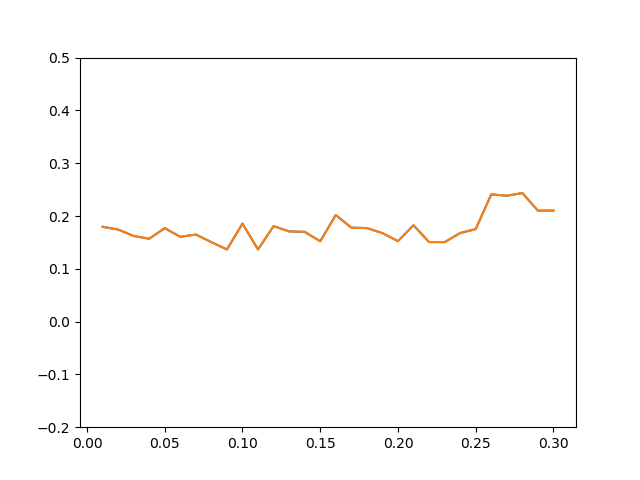

The Python source for this figure:
import AgnosticZooming as az
import matplotlib.pyplot as plt
import numpy as np

T = 5000
## Run for diff phi 

avg_utility = []
granularity = 30
PHI = [0.01*i for i in range(1,granularity + 1)]
for iteration, phi in enumerate(PHI):
    acc_utility = []
    for _ in range(100):
        utility = az.agnostic_zooming(phi,T)
        acc_utility.append(sum(utility)/len(utility))
    exp_utility = sum(acc_utility)/len(acc_utility)
    if iteration % 10 == 0: 
        print("We have run {0} iterations({1:.0%})".format(iteration, iteration / granularity))  
    avg_utility.append(exp_utility)

fig = plt.figure()
l = plt.plot(PHI, avg_utility)
plt.ylim(-0.2, 0.5)
plt.plot(PHI, avg_utility)
plt.show()
#fig.savefig('two_type.jpg')

"""
phi = 0.02
acc_utility = np.zeros(T)
for _ in range(100):
    utility = az.agnostic_zooming(phi,T)
    acc_utility += np.array(utility)
avg_utility = np.array(acc_utility)/100

fig = plt.figure()
l = plt.plot([i for i in range(T)], avg_utility)
plt.ylim(-0.2, 0.5)
plt.plot([i for i in range(T)], avg_utility)
plt.show()
fig.savefig('two_type.jpg')
"""
